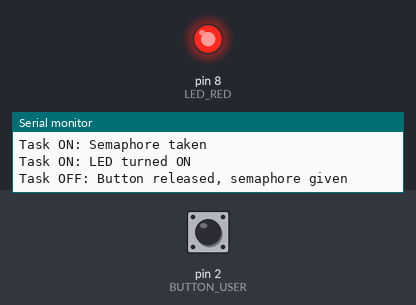
The program below on a simulated Arduino Uno, built with avr-gcc and run on an emulated ATmega328P. On the bench: output pins drawn as LEDs (lit = HIGH), the last lines printed to the serial monitor. The test bench sets the inputs (shaded band); at power-on: pin 2 (BUTTON_USER) HIGH.

Above: at 1.2 s.
1.3 s: pin 2 (BUTTON_USER) pulled LOW for 1 s
At 2.0 s:
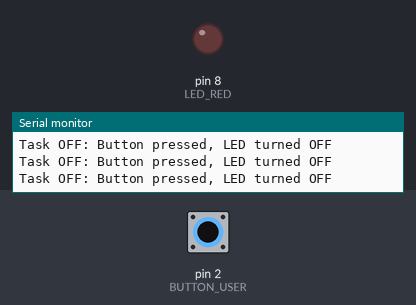
4.8 s: pin 2 (BUTTON_USER) pulled LOW for 1 s
At 7.1 s:
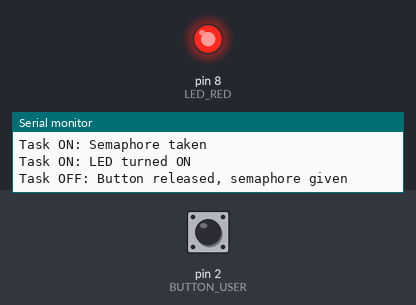
8.1 s: pin 2 (BUTTON_USER) pulled LOW for 3.2 s
At 9.8 s:
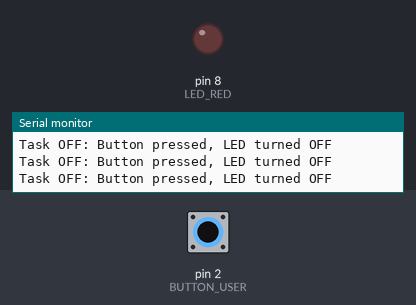
12.8 s: pin 2 (BUTTON_USER) driven LOW
At 13.4 s:
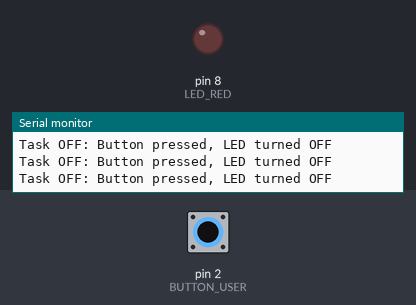
15.8 s: pin 2 (BUTTON_USER) driven HIGH
At 16.9 s:
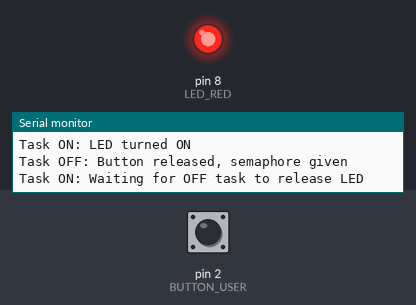
Timing chart, 0 to 18.3 s (numbered marks = the images above; inputs shaded):
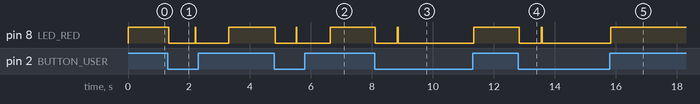

Measured:
- after the input at 1.3 s, pin 8 (LED_RED): HIGH → LOW at once, → HIGH 0.86 s later, → LOW 0.03 s later, → HIGH 1.1 s later
- after the input at 4.8 s, pin 8 (LED_RED): HIGH → LOW at once, → HIGH 0.68 s later, → LOW 0.02 s later, → HIGH 1.1 s later
- after the input at 8.1 s, pin 8 (LED_RED): HIGH → LOW at once, → HIGH 0.73 s later, → LOW 0.03 s later, → HIGH 2.5 s later
- after the input at 12.8 s, pin 8 (LED_RED): HIGH → LOW at once, → HIGH 0.73 s later, → LOW 0.03 s later
- after the input at 15.8 s, pin 8 (LED_RED): LOW → HIGH at once

The program:

main.cpp
```cpp
#include <Arduino.h>
#include <Arduino_FreeRTOS.h>
#include <semphr.h>  // Required for using FreeRTOS semaphores

// Pin definitions
#define LED_RED     8
#define BUTTON_USER 2

// Declare a handle for the binary semaphore
SemaphoreHandle_t xLedSemaphore = NULL;

/**
 * @brief Task to turn on the LED.
 * Waits for the semaphore to become available, simulates LED occupation for 1 second.
 * @param pvParameters Pointer to task parameters (unused)
 */
void TaskTurnOnLed(void *pvParameters) {
  (void) pvParameters;  // Unused parameter

  // Infinite task loop
  while (1) {
    // Wait indefinitely to take the semaphore
    if (xSemaphoreTake(xLedSemaphore, portMAX_DELAY) == pdTRUE) {
      Serial.println("Task ON: Semaphore taken");
      digitalWrite(LED_RED, HIGH);
      Serial.println("Task ON: LED turned ON");

      // Simulate resource occupation
      vTaskDelay(pdMS_TO_TICKS(1000));

      // Do NOT give the semaphore here; the OFF task will release it
      Serial.println("Task ON: Waiting for OFF task to release LED");
    }

    vTaskDelay(pdMS_TO_TICKS(100));  // Small delay to yield
  }
}

/**
 * @brief Task to turn off the LED when button is pressed, and release the semaphore when button is released.
 * @param pvParameters Pointer to task parameters (unused)
 */
void TaskTurnOffLed(void *pvParameters) {
  (void) pvParameters;  // Unused parameter

  // Infinite task loop
  while (1) {
    int buttonState = digitalRead(BUTTON_USER);

    if (buttonState == LOW) {
      // Button pressed: immediately turn off LED
      digitalWrite(LED_RED, LOW);
      Serial.println("Task OFF: Button pressed, LED turned OFF");
    }
    else if (buttonState == HIGH) {
      // Button released: release the semaphore
      if (xSemaphoreGive(xLedSemaphore) == pdTRUE) {
        Serial.println("Task OFF: Button released, semaphore given");
      }
    }

    vTaskDelay(pdMS_TO_TICKS(50));  // Debounce delay
  }
}

/**
 * @brief Arduino setup function - runs once at startup.
 * Initializes I/O pins, semaphore, and creates FreeRTOS tasks.
 */
void setup() {
  // Initialize serial communication
  Serial.begin(9600);
  while (!Serial);  // Wait for Serial if necessary

  // Configure pins
  pinMode(LED_RED, OUTPUT);
  pinMode(BUTTON_USER, INPUT_PULLUP);  // Active LOW button

  // Create a binary semaphore
  xLedSemaphore = xSemaphoreCreateBinary();

  // Check semaphore creation
  if (xLedSemaphore == NULL) {
    Serial.println("Error creating semaphore.");
    while (1);  // Halt if semaphore failed
  }

  // Initial give to make the semaphore available at start
  xSemaphoreGive(xLedSemaphore);

  // Create task to turn on the LED
  xTaskCreate(
    TaskTurnOnLed,   // Task function
    "LED_On_Task",   // Task name
    128,             // Stack size
    NULL,            // Task parameters
    1,               // Task priority
    NULL             // Task handle
  );

  // Create task to turn off the LED
  xTaskCreate(
    TaskTurnOffLed,  // Task function
    "LED_Off_Task",  // Task name
    128,             // Stack size
    NULL,            // Task parameters
    1,               // Task priority
    NULL             // Task handle
  );
}

/**
 * @brief Arduino main loop - unused with FreeRTOS scheduler running.
 */
void loop() {
  // Empty - FreeRTOS manages task scheduling
}
```
